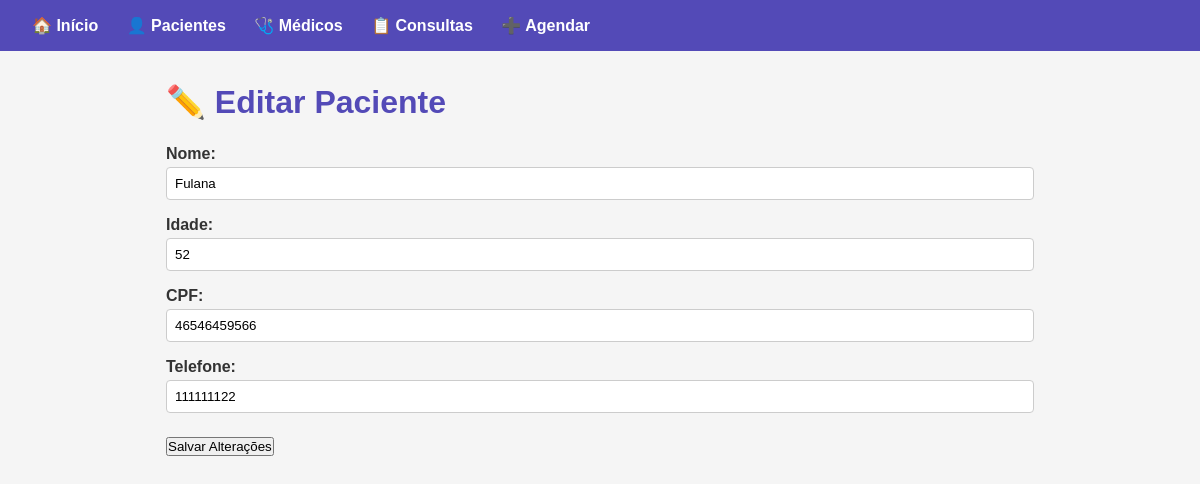
Page /editar_paciente/1 on the committed database.
### tables this page shows
CREATE TABLE pacientes (
        id INTEGER PRIMARY KEY AUTOINCREMENT,
        nome TEXT NOT NULL,
        idade INTEGER,
        cpf TEXT,
        telefone TEXT
    );

### app.py (the view, shortened to what this page needs)
@app.route("/editar_paciente/<int:id>", methods=["GET", "POST"])
def editar_paciente(id):
    paciente = banco.buscar_paciente(id)
    return render_template("editar_paciente.html", paciente=paciente)

### banco.py (called while the page is built)
def conectar():
    con = sqlite3.connect(DB_NAME)
    con.row_factory = sqlite3.Row
    return con

def buscar_paciente(id):
    con = conectar()
    cur = con.cursor()
    cur.execute("SELECT * FROM pacientes WHERE id=?", (id,))
    dado = cur.fetchone()
    con.close()
    return dado

### templates/editar_paciente.html
{% extends "base.html" %}
{% block conteudo %}
  <h1>✏️ Editar Paciente</h1>
  <form method="POST">
    <label>Nome:</label>
    <input type="text" name="nome" value="{{ paciente[1] }}" required><br>
    <label>Idade:</label>
    <input type="text" name="idade" value="{{ paciente[2] }}" required><br>
    <label>CPF:</label>
    <input type="text" name="cpf" value="{{ paciente[3] }}" required><br>
    <label>Telefone:</label>
    <input type="text" name="telefone" value="{{ paciente[4] }}" required><br>
    <button type="submit">Salvar Alterações</button>
  </form>
{% endblock %}

### static/style.css (style rules this page uses)
* { box-sizing: border-box; margin: 0; padding: 0; }
body { font-family: Arial, sans-serif; background: #f5f5f5; color: #333; }
h1 { margin-bottom: 1.5rem; color: #534ab7; }
form label { display: block; margin: 1rem 0 0.25rem; font-weight: bold; }
form input, form select { width: 100%; padding: 0.5rem; border: 1px solid #ccc; border-radius: 4px; }
form button { margin-top: 1.5rem; }

### rows in the picture
pacientes: nome "Fulana", idade "52", cpf "46546459566", telefone "111111122"
